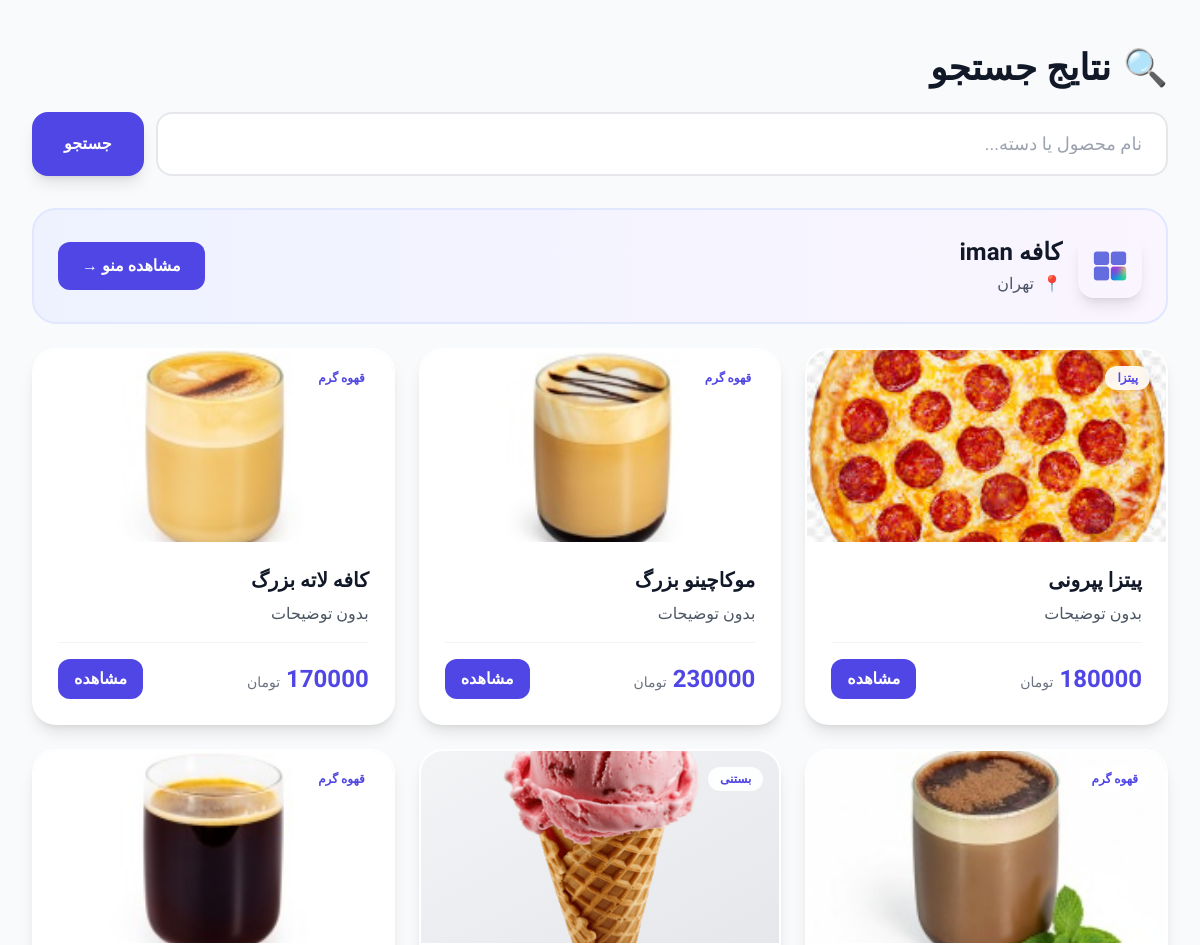
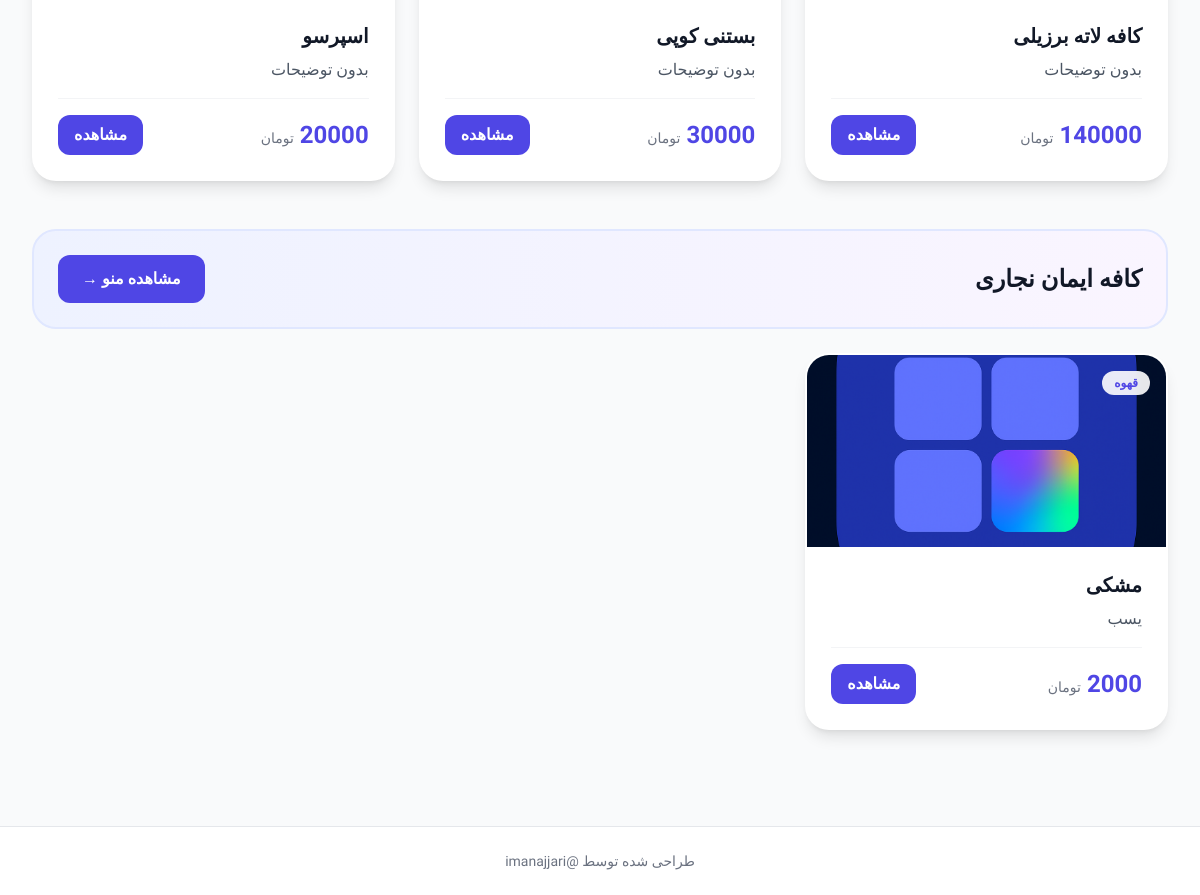
The app's page /search/ with its own data (2 pictures, top to bottom).
### businesses/models.py (models this page shows, shortened)
class Business(models.Model):
    owner = models.ForeignKey(User, on_delete=models.CASCADE, related_name='businesses')
    name = models.CharField(max_length=255)
    slug = models.SlugField(max_length=255, unique=True, help_text="آدرس یکتای منو")
    tagline = models.CharField(max_length=255, blank=True)
    description = models.TextField(blank=True)
    address = models.TextField(blank=True)
    city = models.CharField(max_length=100, blank=True)
    location_link = models.URLField(blank=True, help_text="لینک نقشه (Google Maps یا Neshan)")
    contact_email = models.EmailField(blank=True)
    primary_phone = models.CharField(max_length=50, blank=True)
    secondary_phone = models.CharField(max_length=50, blank=True)
    whatsapp = models.CharField(max_length=50, blank=True)
    telegram = models.CharField(max_length=100, blank=True)
    instagram = models.CharField(max_length=100, blank=True)
    website = models.URLField(blank=True)
    logo = models.ImageField(upload_to='businesses/logos/', blank=True, null=True)
    cover_image = models.ImageField(upload_to='businesses/covers/', blank=True, null=True)
    theme_primary = models.CharField(max_length=7, default="#4CAF50", help_text="کد رنگ اصلی #RRGGBB")
    theme_secondary = models.CharField(max_length=7, default="#263238", help_text="کد رنگ ثانویه #RRGGBB")
    show_hours = models.BooleanField(default=True, verbose_name="نمایش ساعات کاری", help_text="آیا ساعات کاری در منو نمایش داده شود؟")
    created_at = models.DateTimeField(auto_now_add=True)
    updated_at = models.DateTimeField(auto_now=True)
    class Meta:
        ordering = ['name']
        verbose_name = "کسب‌وکار"
        verbose_name_plural = "کسب‌وکارها"

### menus/models.py (models this page shows, shortened)
class MenuItem(models.Model):
    DAYS_OF_WEEK = [
        ('sat', 'شنبه'),
        ('sun', 'یکشنبه'),
        ('mon', 'دوشنبه'),
        ('tue', 'سه‌شنبه'),
        ('wed', 'چهارشنبه'),
        ('thu', 'پنجشنبه'),
        ('fri', 'جمعه'),
    ]
    category = models.ForeignKey(MenuCategory, on_delete=models.CASCADE, related_name='items')
    name = models.CharField(max_length=200)
    slug = models.SlugField(max_length=220, blank=True)
    description = models.TextField(blank=True)
    price = models.PositiveIntegerField(help_text="قیمت به تومان")
    discount_percent = models.PositiveIntegerField(blank=True, null=True, help_text="تخفیف درصدی")
    special_price = models.PositiveIntegerField(blank=True, null=True, help_text="قیمت بعد از تخفیف (در صورت ثابت)")
    badge = models.CharField(max_length=50, blank=True, help_text="مانند جدید، ویژه")
    tags = models.CharField(max_length=200, blank=True, help_text="با کاما جدا کنید")
    ingredients = models.TextField(blank=True)
    calories = models.PositiveIntegerField(blank=True, null=True)
    primary_image = models.ImageField(upload_to='menus/items/', blank=True, null=True)
    is_active = models.BooleanField(default=True)
    is_featured = models.BooleanField(default=False)
    is_full_time = models.BooleanField(default=True)
    available_days = models.CharField(max_length=120, blank=True, help_text="لیست روزها مثلا sat,sun")
    available_from = models.TimeField(blank=True, null=True)
    available_to = models.TimeField(blank=True, null=True)
    display_start = models.DateField(blank=True, null=True)
    display_end = models.DateField(blank=True, null=True)
    sort_order = models.PositiveIntegerField(default=100)
    created_at = models.DateTimeField(auto_now_add=True)
    updated_at = models.DateTimeField(auto_now=True)
    class Meta:
        ordering = ['sort_order', 'name']
        verbose_name = "آیتم منو"
        verbose_name_plural = "آیتم‌های منو"
    def is_visible(self, current_time=None):
        if not self.is_active:
            return False
        now = current_time or timezone.localtime()
        if self.display_start and now.date() < self.display_start:
            return False
        if self.display_end and now.date() > self.display_end:
            return False
        if self.is_full_time:
            return True

class MenuCategory(models.Model):
    business = models.ForeignKey(Business, on_delete=models.CASCADE, related_name='categories')
    title = models.CharField(max_length=150)
    slug = models.SlugField(max_length=160)
    description = models.TextField(blank=True)
    cover_image = models.ImageField(upload_to='menus/categories/', blank=True, null=True)
    order = models.PositiveIntegerField(default=0)
    is_active = models.BooleanField(default=True)
    class Meta:
        unique_together = ('business', 'slug')
        ordering = ['order', 'title']
        verbose_name = "دسته‌بندی"
        verbose_name_plural = "دسته‌بندی‌ها"

### menus/views.py (the view, shortened to what this page needs)
# urls.py: path("search/", SearchView.as_view(), name="search"),
class SearchView(TemplateView):
    template_name = "menus/search_results.html"
    def get_context_data(self, **kwargs):
        context = super().get_context_data(**kwargs)
        query = self.request.GET.get("q", "").strip()
        business_slug = self.request.GET.get("business")
        items = MenuItem.objects.filter(is_active=True)
        if business_slug:
            items = items.filter(category__business__slug=business_slug)
        items = items.select_related("category", "category__business").order_by("category__business__name", "sort_order")
        grouped = defaultdict(list)
        for item in items:
            if item.is_visible():
                grouped[item.category.business].append(item)
        grouped_list = sorted(grouped.items(), key=lambda entry: entry[0].name)
        context.update(
            {
                "query": query,
                "grouped_results": grouped_list,
                "business_filter": business_slug,
            }
        )
        return context

### menus/urls.py (called while the page is built)
    def to_url(self, value):
        return value

### templates/menus/search_results.html (shortened to what this page needs)
{% extends 'base.html' %}
{% load humanize %}
{% block content %}
<div class="max-w-7xl mx-auto px-4 sm:px-6 lg:px-8 py-12">
    <div class="mb-8">
        <h1 class="text-4xl font-bold text-gray-900 mb-6 flex items-center gap-3">
            <span>🔍</span>
            <span>نتایج جستجو</span>
        </h1>
        <form method="get" class="flex gap-3">
            <input type="search" name="q" value="{{ query }}"
                   placeholder="نام محصول یا دسته..."
                   class="flex-1 px-6 py-4 rounded-2xl border-2 border-gray-200 focus:border-indigo-500 focus:ring-2 focus:ring-indigo-200 outline-none transition-all text-lg">
            <button type="submit" class="px-8 py-4 bg-indigo-600 text-white rounded-2xl hover:bg-indigo-700 transition-colors font-semibold shadow-lg hover:shadow-xl">
                جستجو
            </button>
        </form>
    </div>
    {% if grouped_results %}
        {% for business, items in grouped_results %}
        <section class="mb-12">
            <div class="bg-gradient-to-r from-indigo-50 to-purple-50 rounded-3xl p-6 mb-6 border-2 border-indigo-100">
                <div class="flex items-center justify-between">
                    <div class="flex items-center gap-4">
                        {% if business.logo %}
                        <img src="{{ business.logo.url }}" alt="{{ business.name }}"
                             class="w-16 h-16 rounded-2xl shadow-lg object-cover">
                        {% endif %}
                        <div>
                            <h2 class="text-2xl font-bold text-gray-900">
                                <a href="{% url 'menu:business_detail' business.slug %}"
                                   class="hover:text-indigo-600 transition-colors">
                                    {{ business.name }}
                                </a>
                            </h2>
                            {% if business.city %}
                            <p class="text-gray-600 flex items-center gap-2 mt-1">
                                <span>📍</span>
                                <span>{{ business.city }}</span>
                            </p>
                            {% endif %}
                        </div>
                    </div>
                    <a href="{% url 'menu:business_detail' business.slug %}"
                       class="px-6 py-3 bg-indigo-600 text-white rounded-xl hover:bg-indigo-700 transition-colors font-semibold">
                        مشاهده منو →
                    </a>
                </div>
            </div>
            <div class="grid sm:grid-cols-2 lg:grid-cols-3 gap-6">
                {% for item in items %}
                <div class="group bg-white rounded-3xl shadow-lg hover:shadow-2xl transition-all duration-300 overflow-hidden border-2 border-transparent hover:border-indigo-200">
                    <div class="relative overflow-hidden h-48 bg-gradient-to-br from-gray-100 to-gray-200">
                        {% if item.primary_image %}
                        <img src="{{ item.primary_image.url }}" alt="{{ item.name }}"
                             class="w-full h-full object-cover group-hover:scale-110 transition-transform duration-500">
                        {% else %}
                        <div class="w-full h-full flex items-center justify-center">
                            <span class="text-6xl opacity-30">🍽️</span>
                        </div>
                        {% endif %}
                        <div class="absolute top-4 right-4 bg-white/90 backdrop-blur-sm px-3 py-1 rounded-full text-xs font-semibold text-indigo-600">
                            {{ item.category.title }}
                        </div>
                    </div>
                    <div class="p-6">
                        <h3 class="text-xl font-bold text-gray-900 mb-2">{{ item.name }}</h3>
                        <p class="text-gray-600 mb-4 line-clamp-2">{{ item.description|truncatewords:18|default:"بدون توضیحات" }}</p>
                        <div class="flex items-center justify-between pt-4 border-t border-gray-100">
                            <span class="text-2xl font-bold text-indigo-600">{{ item.price|intcomma }} <span class="text-sm text-gray-500 font-normal">تومان</span></span>
                            <a href="{% url 'menu:item_detail' business.slug item.slug %}"
                               class="px-4 py-2 bg-indigo-600 text-white rounded-xl hover:bg-indigo-700 transition-colors font-semibold">
                                مشاهده
                            </a>
                        </div>
                    </div>
                </div>
                {% endfor %}
            </div>
        </section>
        {% endfor %}
    {% endif %}
</div>
{% endblock %}

### templates/base.html (shortened to what this page needs)
{% load static %}
<!DOCTYPE html>
<html lang="fa" dir="rtl">
<head>
    <script src="https://cdn.tailwindcss.com"></script>
    <link rel="stylesheet" href="{% static 'css/custom.css' %}">
</head>
<body class="bg-gray-50 font-sans antialiased">
    <div class="min-h-screen flex flex-col">
        <main class="flex-1">
            {% block content %}{% endblock %}
        </main>
        <footer class="bg-white border-t border-gray-200 mt-auto">
            <div class="max-w-7xl mx-auto px-4 sm:px-6 lg:px-8 py-6">
                <p class="text-center text-gray-500 text-sm">
                    طراحی شده توسط @imanajjari
                </p>
            </div>
        </footer>
    </div>
</body>
</html>

### static/css/custom.css (style rules this page uses)
html { scroll-behavior: smooth; }
.line-clamp-2 { display: -webkit-box; -webkit-line-clamp: 2; -webkit-box-orient: vertical; overflow: hidden; }

### records on screen
Business: logo (picture), name "کافه iman", city "تهران"
MenuItem: primary_image (picture), category "پیتزا", name "پیتزا پپرونی", description "بدون توضیحات"
MenuItem: primary_image (picture), category "قهوه گرم", name "موکاچینو بزرگ", description "بدون توضیحات"
MenuItem: primary_image (picture), category "قهوه گرم", name "کافه لاته بزرگ", description "بدون توضیحات"
MenuItem: primary_image (picture), category "قهوه گرم", name "کافه لاته برزیلی", description "بدون توضیحات"
MenuItem: primary_image (picture), category "بستنی", name "بستنی کوپی", description "بدون توضیحات"
MenuItem: primary_image (picture), category "قهوه گرم", name "اسپرسو", description "بدون توضیحات", price "20000"
Business: name "کافه ایمان نجاری"
MenuItem: primary_image (picture), category "قهوه", name "مشکی", description "یسب", price "2000"
